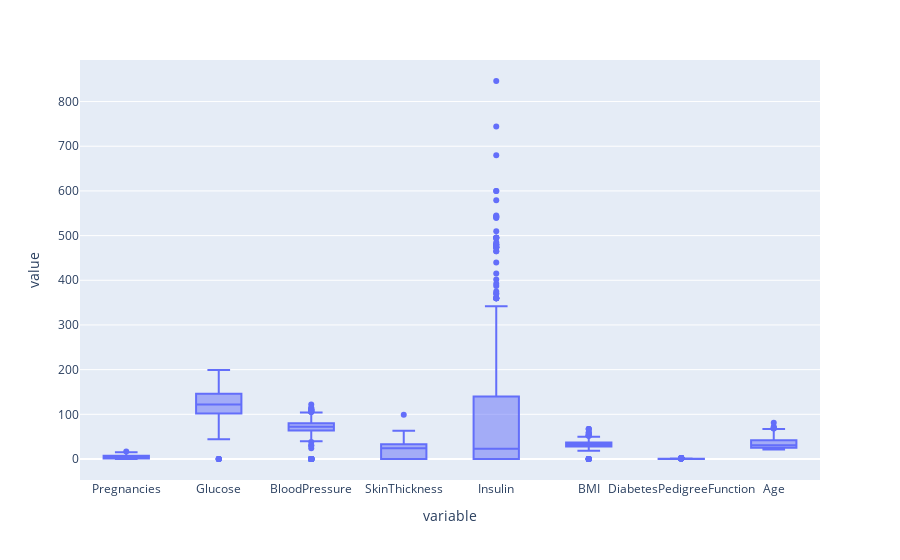

Write notebook code for a chart like this one.
### Markdown cell above
## Outliers

### Code cell
fig = px.box(data, y= ['Pregnancies', 'Glucose', 'BloodPressure', 'SkinThickness', 
                        'Insulin', 'BMI', 'DiabetesPedigreeFunction', 'Age'])
fig.show()

### Figure 1 — Plotly figure (JSON) as saved in the notebook; plotly's stock layout.template omitted (floating-point values rounded to 4 significant figures; data arrays with more than 128 entries replaced by an {"elided": "..."} marker saying what was removed)
{"data": [{"alignmentgroup": "True", "hovertemplate": "variable=%{x}<br>value=%{y}<extra></extra>", "legendgroup": "", "marker": {"color": "#636efa"}, "name": "", "notched": false, "offsetgroup": "", "orientation": "v", "showlegend": false, "type": "box", "x": {"elided": "8000 str values"}, "x0": " ", "xaxis": "x", "y": {"elided": "8000 float values"}, "y0": " ", "yaxis": "y"}], "layout": {"boxmode": "group", "legend": {"tracegroupgap": 0}, "margin": {"t": 60}, "xaxis": {"anchor": "y", "domain": [0, 1], "title": {"text": "variable"}}, "yaxis": {"anchor": "x", "domain": [0, 1], "title": {"text": "value"}}}}
